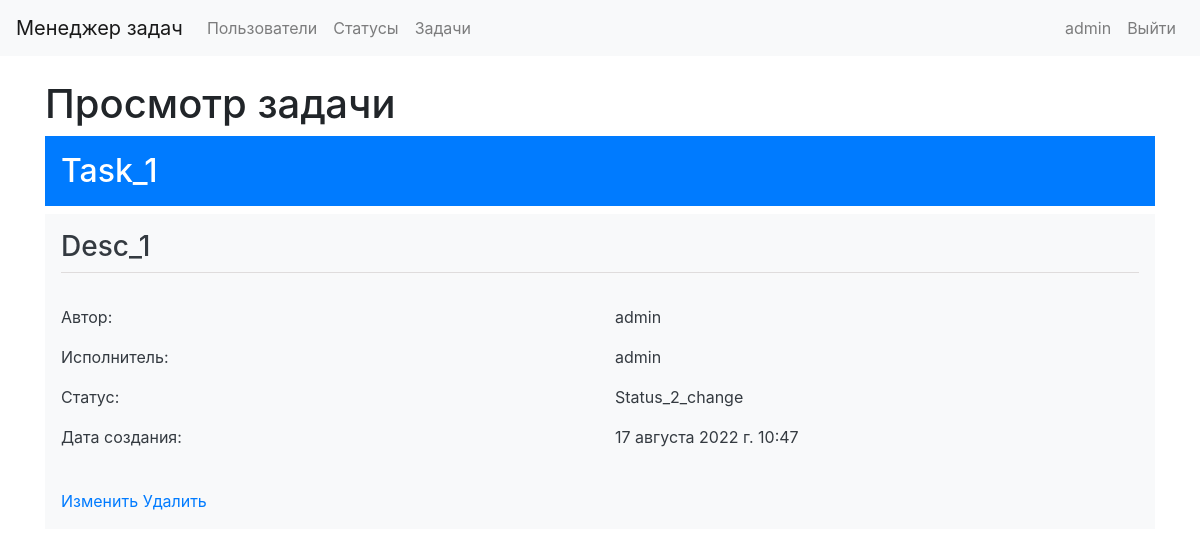
The page /tasks/1/ (signed in) on the database its author committed.
### task_manager/models.py (models this page shows)
class Task(models.Model):
    author = models.ForeignKey(User, on_delete=models.PROTECT, related_name="author")
    name = models.CharField(max_length=150, unique=True)
    description = models.TextField(max_length=500, blank=True, null=True)
    status = models.ForeignKey(Status, on_delete=models.PROTECT)
    executor = models.ForeignKey(User, on_delete=models.PROTECT, blank=True, null=True, related_name="tasks")
    time_create = models.DateTimeField(auto_now_add=True)

class Status(models.Model):
    name = models.CharField(max_length=100, unique=True)
    time_create = models.DateTimeField(auto_now_add=True)
    def __str__(self):
        return self.name

### task_manager/views.py (the view)
# urls.py: path('tasks/<int:pk>/', views.TaskDetail.as_view(), name='tasks_detail'),
class TaskDetail(LoginRequiredMixin, DetailView):
    model = Task
    template_name = 'tasks_detail.html'
    context_object_name = 'task_detail'
    def dispatch(self, request, *args, **kwargs):
        if not request.user.is_authenticated:
            messages.error(request, _("Вы не авторизованы! Пожалуйста, выполните вход."))
            return redirect('user_login')
        return super().dispatch(request, *args, **kwargs)

### task_manager/templates/tasks_detail.html
{% extends 'base.html' %}
{% load i18n %}
{% block content %}
    <div class="container">
        <br>
        <h1>Просмотр задачи</h1>
        <h2 class="p-3 mb-2 bg-primary text-white">{{ task_detail.name }}</h2>
        <div class="p-3 mb-2 bg-light text-dark">
            <h3>{{ task_detail.description }}</h3>
            <div class="dropdown-divider" style="border-color: rgb(223, 220, 220)"></div>
            <br>
            <div class="row">
            <div class="col">
                <p>{% translate "Автор" %}:</p>
            </div>
            <div class="col">
                <p>{{ task_detail.author }}</p>
            </div>
            </div>
            <div class="row">
                <div class="col">
                <p>{% translate "Исполнитель" %}:</p>
                </div>
                <div class="col">
                <p>{{ task_detail.executor }}</p>
                </div>
            </div>
            <div class="row">
                <div class="col">
                <p>{% translate "Статус" %}:</p>
                </div>
                <div class="col">
                <p>{{ task_detail.status }}</p>
                </div>
            </div>
            <div class="row">
                <div class="col">
                <p>{% translate "Дата создания" %}:</p>
                </div>
                <div class="col">
                <p>{{ task_detail.time_create }}</p>
                </div>
            </div>
            <br>
            <a href="{% url 'tasks_update' pk=task_detail.id %}">{% translate "Изменить" %}</a>
            <a href="{% url 'tasks_delete' pk=task_detail.id %}">{% translate "Удалить" %}</a>
        </div>
    </div>
{% endblock %}

### task_manager/templates/base.html (shortened to what this page needs)
{% load i18n %}
{% load bootstrap4 %}
{% bootstrap_css %}
{% block bootstrap4_content %}
    <nav class="navbar navbar-expand-lg navbar-light bg-light">
        <a class="navbar-brand" href="{% url 'home' %}">{% translate "Менеджер задач" %}</a>
        <div class="collapse navbar-collapse" id="navbarSupportedContent">
            <ul class="navbar-nav mr-auto">
                <li class="nav-item">
                    <a class="nav-link" href="{% url 'users_list' %}">{% translate "Пользователи" %}</a>
                </li>
                {% if request.user.is_authenticated %}
                <li class="nav-item">
                    <a class="nav-link" href="{% url 'statuses_list' %}">{% translate "Статусы" %}</a>
                </li>
                <li class="nav-item">
                    <a class="nav-link" href="{% url 'tasks_list' %}">{% translate "Задачи" %}</a>
                </li>
                {% endif %}
            </ul>
            <ul class="navbar-nav">
                {% if request.user.is_authenticated %}
                <li class="nav-item">
                    <a class="nav-link" href="{% url 'users_update' pk=request.user.id %}">{{user.username}}</a>
                </li>
                <li class="nav-item">
                    <a class="nav-link" href="{% url 'user_logout' %}">{% translate "Выйти" %}</a>
                </li>
                {% endif %}
            </ul>
        </div>
    </nav>
{% endblock %}
{% block content %}
{% endblock %}

### rows shown on the page
Task: name "Task_1", description "Desc_1", author "admin", executor "admin", status "Status_2_change", time_create "17 августа 2022 г. 10:47"

### other values the page prints
{{ user.username }} "admin"
